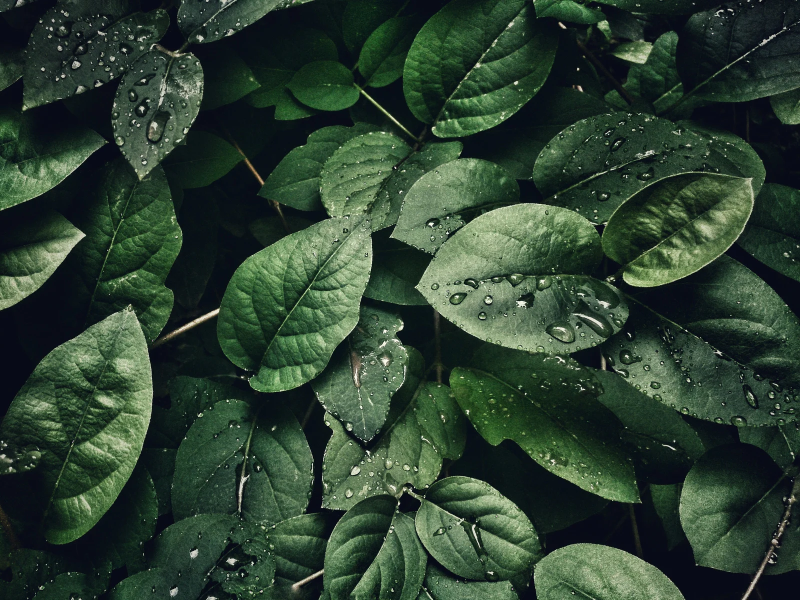
#> input picture grass.webp, 1600 x 1200 px (shown at 1/2 size)
$ python main.py
#> lines starting #> are read from the running program, lines starting #| are printed output that depends on the picture
from PIL import Image
import matplotlib.pyplot as plt
import numpy as np
from sklearn.cluster import KMeans
import cv2

# Load image
image_path = "grass.webp"
image = Image.open(image_path).convert("RGB")
#> image is the input picture: PIL image 1600x1200 RGB; mean R, G, B 44.7, 64.4, 48.8
image_np = np.array(image)

# Resize for faster processing
small_image = cv2.resize(image_np, (100, 100))
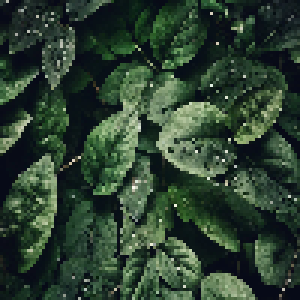
#> small_image: shape (100, 100, 3) (shown 3 times larger); mean R, G, B 44.7, 64.5, 48.7

# Reshape and apply KMeans for color sampling
pixels = small_image.reshape(-1, 3)
kmeans = KMeans(n_clusters=6, random_state=0).fit(pixels)
colors = kmeans.cluster_centers_.astype(int)
#> colors = [[25, 46, 32], [113, 141, 102], [159, 179, 143], [44, 73, 48], [10, 19, 22], [76, 106, 72]]

# Display the dominant colors
fig, ax = plt.subplots(1, 2, figsize=(12, 6))

# Show original image
ax[0].imshow(image_np)
ax[0].set_title("Original Image")
ax[0].axis("off")

# Show color palette
palette = np.zeros((100, 300, 3), dtype=int)
for i, color in enumerate(colors):
    palette[:, i * 50:(i + 1) * 50] = color
#> this loop made 6 passes
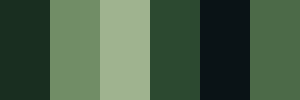
#> palette: shape (100, 300, 3) int64; mean of channels 0, 1, 2 71.2, 94, 69.8; drawn as R, G, B
ax[1].imshow(palette)
ax[1].set_title("Sampled Color Palette")
ax[1].axis("off")

plt.tight_layout()
plt.show()
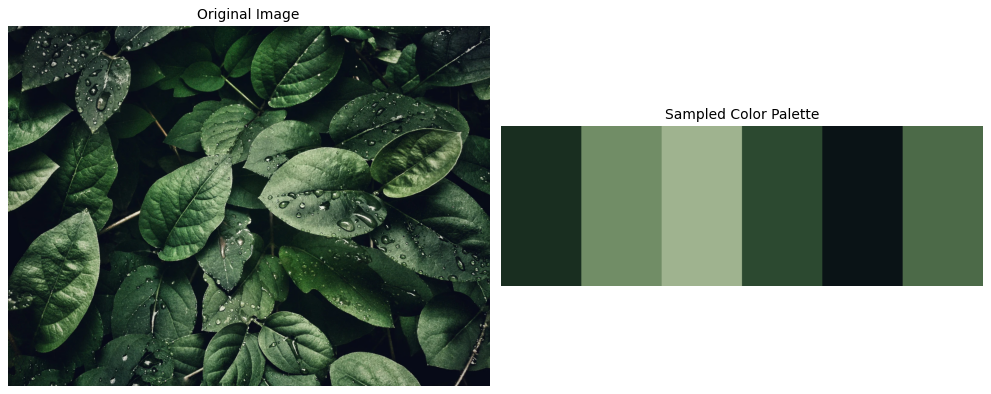
#> figure drawn by matplotlib, 2 panels

$ run again, with a.png saved as grass.webp
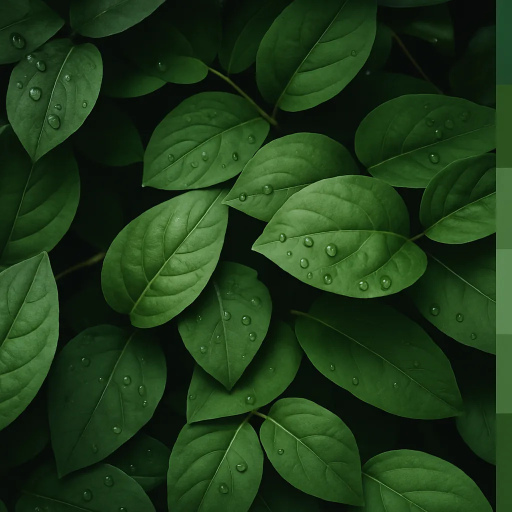
#> input picture a.png, 1024 x 1024 px (shown at 1/2 size)
#> image is the input picture: PIL image 1024x1024 RGB; mean R, G, B 30.4, 58.4, 24.4
#> colors = [[27, 61, 21], [62, 106, 48], [90, 134, 73], [7, 17, 8], [42, 82, 32], [15, 40, 13]]
#> the loop `for i, color in enumerate(colors):` made 6 passes
#> after the loop `for i, color in enumerate(colors):`:
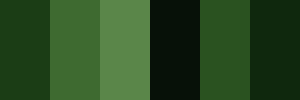
#> palette: shape (100, 300, 3) int64; mean of channels 0, 1, 2 40.5, 73.3, 32.5; drawn as R, G, B
#> `plt.show()`:
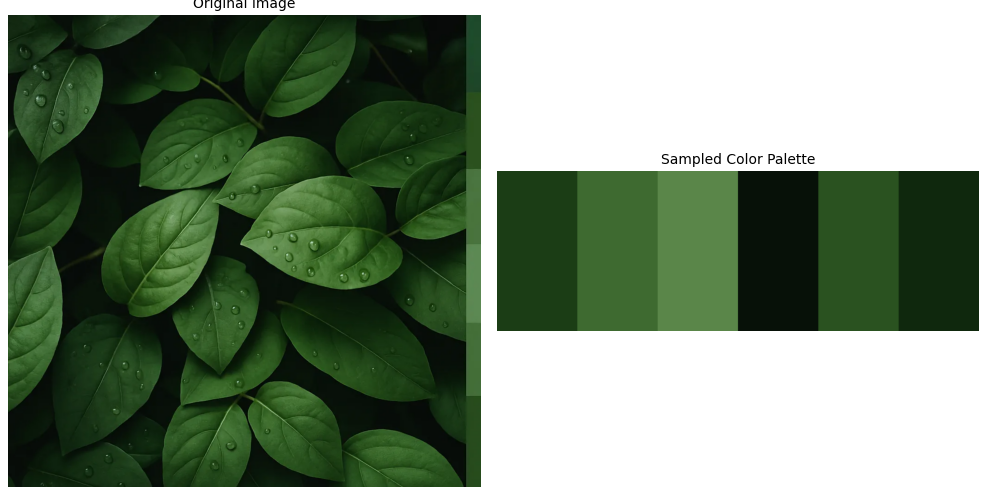
#> figure drawn by matplotlib, 2 panels
